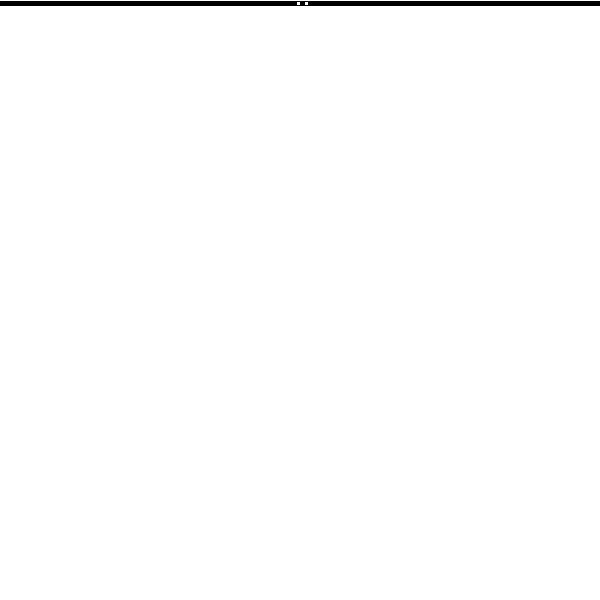
Frame 1 (no input)
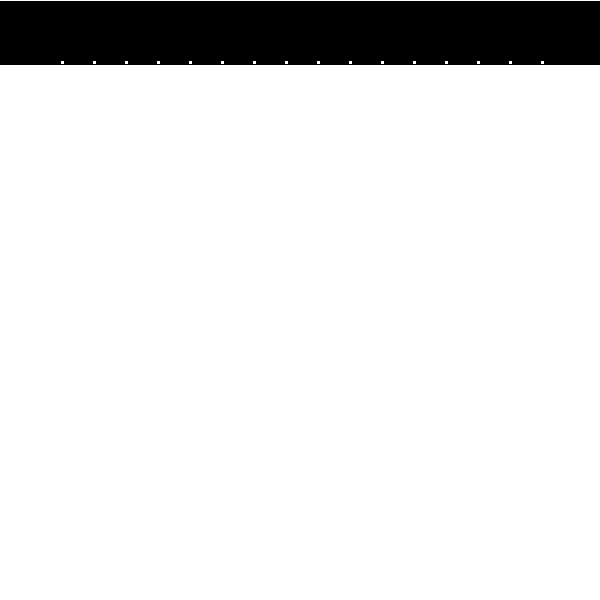
Frame 60 (the mouse pressed at the canvas centre just before this capture)
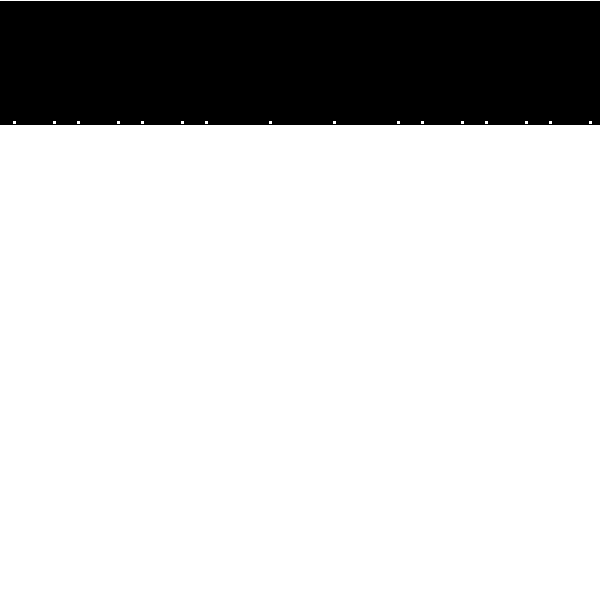
Frame 120 (the mouse held since frame 60 and released just before this capture)

The Processing sketch that drew these frames (run headless with seeded random() and noise(); from frame 60 on, the mouse is pressed at the canvas centre):

// Processing sketch: cellular_test
// ── cellular_test.pde
int squareSize = 4;
int[] arrActualState;
int[] arrOld;
int gridPosition =0;

int[] arrRuleset={0, 1, 0, 1, 1, 0, 1, 0};
int counter=0;

void setup() {
  size(600, 600);
  background(255);
  arrActualState = new int[width/squareSize];
  arrOld = new int[width/squareSize];
  setupFirstArray();
  arrayCopy(arrActualState, arrOld);
}

void draw() {
  drawRectangle();
}


void complete2DArray() {
  
  
}

void drawRectangle() {
  if (counter <= height) { //<>//
    counter++;
    drawSquares(counter);
    arrayCopy(arrActualState, arrOld);
  }
}

void defineNextGeneration() {
  for (int i = 0; i < arrOld.length; i++) {
    if (i==0) { //is i is at start of array
      if (arrOld[arrOld.length-1] == 0 && arrOld[i] == 0 && arrOld[i+1] == 0) {
        arrActualState[i] = arrRuleset[0];
      } else if (arrOld[arrOld.length-1] == 0 && arrOld[i] == 0 && arrOld[i+1] == 1) {
        arrActualState[i] = arrRuleset[1];
      } else if (arrOld[arrOld.length-1] == 0 && arrOld[i] == 1 && arrOld[i+1] == 0) {
        arrActualState[i] = arrRuleset[2];
      } else if (arrOld[arrOld.length-1] == 0 && arrOld[i] == 1 && arrOld[i+1] == 1) {
        arrActualState[i] = arrRuleset[3];
      } else if (arrOld[arrOld.length-1] == 1 && arrOld[i] == 0 && arrOld[i+1] == 0) {
        arrActualState[i] = arrRuleset[4];
      } else if (arrOld[arrOld.length-1] == 1 && arrOld[i] == 0 && arrOld[i+1] == 1) {
        arrActualState[i] = arrRuleset[5];
      } else if (arrOld[arrOld.length-1] == 1 && arrOld[i] == 1 && arrOld[i+1] == 0) {
        arrActualState[i] = arrRuleset[6];
      } else if (arrOld[arrOld.length-1] == 1 && arrOld[i] == 1 && arrOld[i+1] == 1) {
        arrActualState[i] = arrRuleset[7];
      }
    } else if (i==arrOld.length-1) { //if i is at end of array
      if (arrOld[i-1] == 0 && arrOld[i] == 0 && arrOld[0] == 0) {
        arrActualState[i] = arrRuleset[0];
      } else if (arrOld[i-1] == 0 && arrOld[i] == 0 && arrOld[0] == 1) {
        arrActualState[i] = arrRuleset[1];
      } else if (arrOld[i-1] == 0 && arrOld[i] == 1 && arrOld[0] == 0) {
        arrActualState[i] = arrRuleset[2];
      } else if (arrOld[i-1] == 0 && arrOld[i] == 1 && arrOld[0] == 1) {
        arrActualState[i] = arrRuleset[3];
      } else if (arrOld[i-1] == 1 && arrOld[i] == 0 && arrOld[0] == 0) {
        arrActualState[i] = arrRuleset[4];
      } else if (arrOld[i-1] == 1 && arrOld[i] == 0 && arrOld[0] == 1) {
        arrActualState[i] = arrRuleset[5];
      } else if (arrOld[i-1] == 1 && arrOld[i] == 1 && arrOld[0] == 0) {
        arrActualState[i] = arrRuleset[6];
      } else if (arrOld[i-1] == 1 && arrOld[i] == 1 && arrOld[0] == 1) {
        arrActualState[i] = arrRuleset[7];
      }
    } else {//if i is in middle of array
      if (arrOld[i-1] == 0 && arrOld[i] == 0 && arrOld[i+1] == 0) {
        arrActualState[i] = arrRuleset[0];
      } else if (arrOld[i-1] == 0 && arrOld[i] == 0 && arrOld[i+1] == 1) {
        arrActualState[i] = arrRuleset[1];
      } else if (arrOld[i-1] == 0 && arrOld[i] == 1 && arrOld[i+1] == 0) {
        arrActualState[i] = arrRuleset[2];
      } else if (arrOld[i-1] == 0 && arrOld[i] == 1 && arrOld[i+1] == 1) {
        arrActualState[i] = arrRuleset[3];
      } else if (arrOld[i-1] == 1 && arrOld[i] == 0 && arrOld[i+1] == 0) {
        arrActualState[i] = arrRuleset[4];
      } else if (arrOld[i-1] == 1 && arrOld[i] == 0 && arrOld[i+1] == 1) {
        arrActualState[i] = arrRuleset[5];
      } else if (arrOld[i-1] == 1 && arrOld[i] == 1 && arrOld[i+1] == 0) {
        arrActualState[i] = arrRuleset[6];
      } else if (arrOld[i-1] == 1 && arrOld[i] == 1 && arrOld[i+1] == 1) {
        arrActualState[i] = arrRuleset[7];
      }
    }
  }
}


void drawSquares(int counter) {
  for (int i = 0; i < arrActualState.length; i++) {
    if (arrActualState[i] == 1) {
      fill(255);
    } else {
      fill(0);
    }
    rect(i*squareSize, counter, squareSize, squareSize);
    defineNextGeneration();
  }
}



void setupFirstArray() {
  //init everything with zeros
  for (int i  =0; i <arrActualState.length; i++) {
    arrActualState[i] = 0;
  }
  //init the middle cell with a 1.
  arrActualState[arrActualState.length/2] =1;
}
